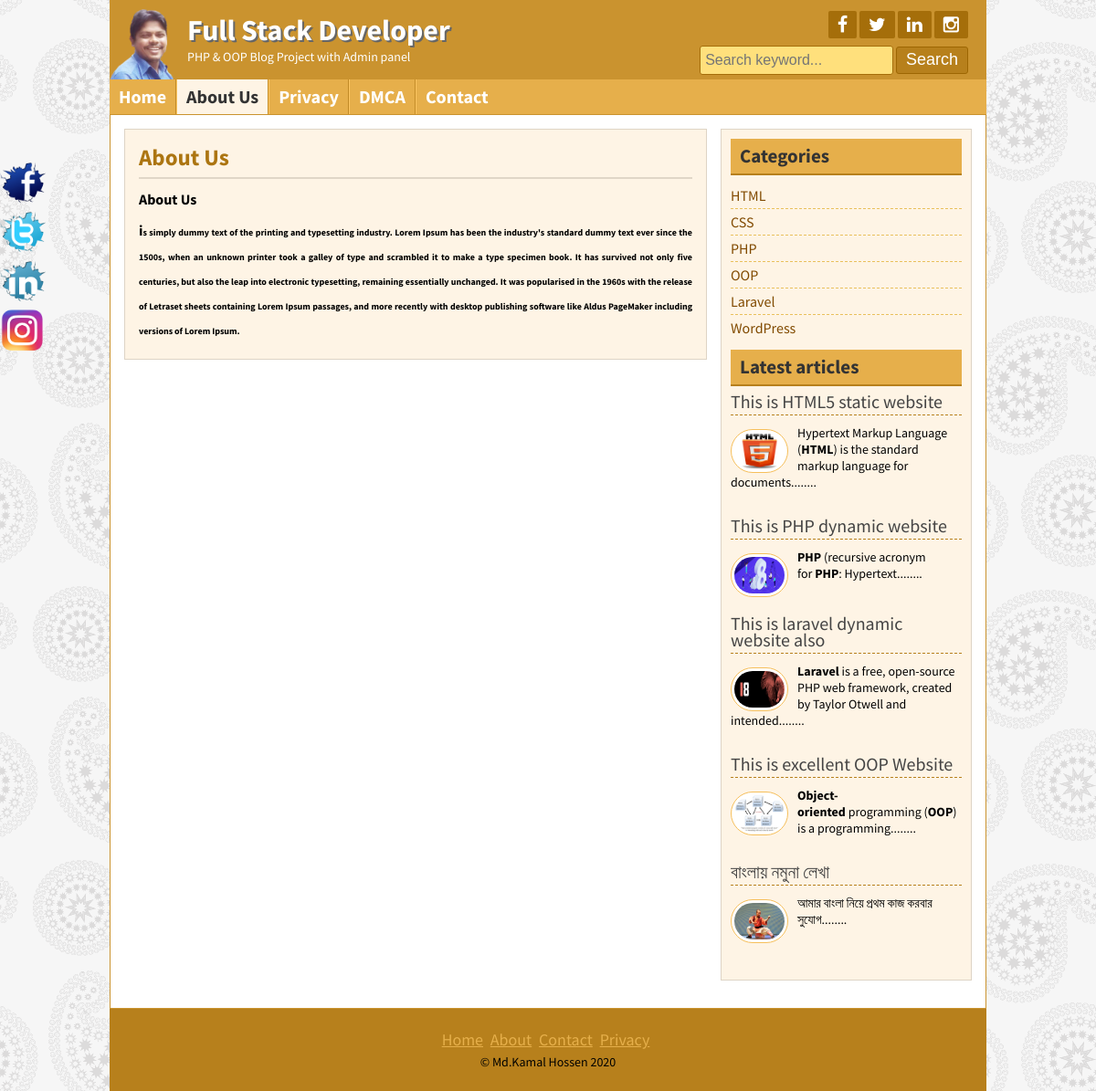
Page /page.php?pageid=1 on the committed database.
### tables this page shows
CREATE TABLE `title_slogan` (
  `id` int(11) NOT NULL,
  `title` varchar(255) NOT NULL,
  `slogan` varchar(255) NOT NULL,
  `logo` varchar(255) NOT NULL
);

CREATE TABLE `social` (
  `id` int(11) NOT NULL,
  `fb` varchar(255) NOT NULL,
  `tw` varchar(255) NOT NULL,
  `ln` varchar(255) NOT NULL,
  `ins` varchar(255) NOT NULL
);

CREATE TABLE `page` (
  `id` int(11) NOT NULL,
  `name` varchar(255) NOT NULL,
  `body` text NOT NULL
);

CREATE TABLE `tbl_category` (
  `id` int(11) NOT NULL,
  `name` varchar(50) NOT NULL
);

CREATE TABLE `tbl_post` (
  `id` int(11) NOT NULL,
  `cat` int(11) NOT NULL,
  `title` varchar(255) NOT NULL,
  `body` text NOT NULL,
  `image` varchar(255) NOT NULL,
  `author` varchar(50) NOT NULL,
  `tags` varchar(255) NOT NULL,
  `date` timestamp NOT NULL DEFAULT current_timestamp(),
  `userid` int(11) NOT NULL
);

CREATE TABLE `footer` (
  `id` int(11) NOT NULL,
  `copyright` varchar(255) NOT NULL
);

### lib/Database.php (called while the page is built, shortened)
<?php
Class Database{
	public $host   = DB_HOST;
	public $user   = DB_USER;
	public $pass   = DB_PASS;
	public $dbname = DB_NAME;
	public $link;
    private function connectDB(){
        $this->link = new mysqli($this->host, $this->user, $this->pass, $this->dbname);
    }
	public function select($query){
		$result = $this->link->query($query) or die($this->link->error.__LINE__);
		if($result->num_rows > 0){
			return $result;
		} else {
			return false;
		}
	}
}

### helpers/formate.php (called while the page is built, shortened)
<?php
class Formate
{
	public function shortText($text, $limit = 400){
        $text = $text. "";
        $text = substr($text, 0, $limit);
        $text = substr($text, 0, strripos($text, ' '));
        $text = $text."........";
        return $text;
    }
}

### page.php (the view)
<?php
include('inc/header.php');
$pageid = mysqli_real_escape_string($db->link, $_GET['pageid']);
if (!isset($pageid) || $pageid == NULL){
    header("Location: 404.php");
}else{
    $id = $pageid;
}
    $pagequery = "SELECT * FROM page WHERE id='$id'";
    $pagedetails = $db->select($pagequery);
    if ($pagedetails){
        while ($result = $pagedetails->fetch_assoc()){
    ?>
	<div class="contentsection contemplete clear">
		<div class="maincontent clear">
			<div class="about">
				<h2><?php echo $result['name']; ?></h2>
				<p><?php echo $result['body']; ?></p>
	        </div>
		</div>
    <?php } }else{ header("Location: 404.php");}?>
<?php
include('inc/sidebar.php');
?>
<?php
include('inc/footer.php');
?>

### inc/header.php (shortened to what this page needs)
<?php
include ('lib/Database.php');
include ('helpers/formate.php');
$db = new Database();
$fn = new Formate();
?>
<!DOCTYPE html>
<html>
<head>
    <?php
     include('scripts/css.php');
     ?>
</head>
<body>
<div class="headersection templete clear">
    <a href="index.php">
        <div class="logo">
             <?php
                $query = "SELECT * FROM title_slogan WHERE id='1'";
                $blog_title = $db->select($query);
                if ($blog_title){
                while ($result = $blog_title->fetch_assoc()){
                ?>
            <img src="admin/<?php echo $result['logo'] ?>" alt="Logo"/>
            <h2><?php echo $result['title']; ?></h2>
            <p><?php echo $result['slogan'] ?></p>
        <?php } } ?>
        </div>
    </a>
    <div class="social clear">
        <div class="icon clear">
            <?php
                $query = "SELECT * FROM social WHERE id='1'";
                $social = $db->select($query);
                if ($social){
                while ($result = $social->fetch_assoc()){
            ?>
            <a href="<?php echo $result['fb']; ?>" target="_blank"><i class="fa fa-facebook"></i></a>
            <a href="<?php echo $result['tw']; ?>" target="_blank"><i class="fa fa-twitter"></i></a>
            <a href="<?php echo $result['ln']; ?>" target="_blank"><i class="fa fa-linkedin"></i></a>
            <a href="<?php echo $result['ins']; ?>" target="_blank"><i class="fa fa-instagram"></i></a>
            <?php } }?>
        </div>
        <div class="searchbtn clear">
            <form action="search.php" method="get">
                <input type="text" name="search" placeholder="Search keyword..."/>
                <input type="submit" name="submit" value="Search"/>
            </form>
        </div>
    </div>
</div>
<div class="navsection templete">
    <?php
        $path = $_SERVER['SCRIPT_FILENAME'];
        $currentpage = basename($path, '.php');
    ?>
    <ul>
        <li>
            <a <?php if ($currentpage == 'index'){echo "id='active'";} ?> href="index.php">Home</a>
        </li>
        <?php
            $query = "SELECT * FROM page";
            $page = $db->select($query);
            if ($page) {
            while ($result = $page->fetch_assoc()) {
        ?>
        <li>
            <a
            <?php
            if (isset($_GET['pageid']) && $_GET['pageid'] == $result['id']){
                echo "id='active'";
            }
            ?>
            href="page.php?pageid=<?php echo $result['id']; ?>"><?php echo $result['name']; ?></a>
        </li>
            <?php  }}?>
        <li>
            <a <?php if ($currentpage == 'contact'){echo "id='active'";} ?> href="contact.php">Contact</a>
        </li>
    </ul>
</div>

### inc/sidebar.php
<div class="sidebar clear">
    <div class="samesidebar clear">
        <h2>Categories</h2>
        <ul>
            <?php
            $side = "select * from tbl_category";
            $sidebar = $db->select($side);
            if ($sidebar){
                while ($result = $sidebar->fetch_assoc()){
            ?>
            <li><a href="posts.php?category=<?php echo $result['id'];?>">
                    <?php
                    echo $result['name'];
                    ?>
                </a></li>
            <?php
            }  } else{?>
            <li>No Category Created</li>
                <?php } ?>
        </ul>
    </div>
    <div class="samesidebar clear">
        <h2>Latest articles</h2>
        <?php
        $query = "select * from tbl_post limit 5";
        $post = $db->select($query);
        if ($post){
            while ($result = $post->fetch_assoc()){
        ?>
        <div class="popular clear">
            <h3><a href="post.php?id=<?php echo $result['id']; ?>"><?php echo $result['title']; ?></a></h3>
            <a href="post.php?id=<?php echo $result['id']; ?>"><img src="admin/<?php echo $result['image']; ?>" alt="post image"/></a>
           <?php echo $fn->shortText($result['body'], 120); ?>
        </div>
        <?php } } else{
            header("Location:404.php");
        } ?>
    </div>
</div>

### inc/footer.php (shortened to what this page needs)
</div>
<div class="footersection templete clear">
    <div class="footermenu clear">
        <ul>
            <li><a href="#">Home</a></li>
            <li><a href="#">About</a></li>
            <li><a href="#">Contact</a></li>
            <li><a href="#">Privacy</a></li>
        </ul>
    </div>
     <?php
        $query = "SELECT * FROM footer WHERE id='1'";
        $copyright = $db->select($query);
        if ($copyright){
        while ($result = $copyright->fetch_assoc()){
        ?>
        <p>&copy; <?php echo $result['copyright']; echo date(' Y');?></p>
        <?php }} ?>
    </div>
<div class="fixedicon clear">
   <?php
        $query = "SELECT * FROM social WHERE id='1'";
        $social = $db->select($query);
        if ($social){
        while ($result = $social->fetch_assoc()){
    ?>
    <a href="<?php echo $result['fb']; ?>" target="_blank"><img src="images/fb.png" alt="Facebook"/></a>
    <a href="<?php echo $result['tw']; ?>" target="_blank"><img src="images/tw.png" alt="Twitter"/></a>
    <a href="<?php echo $result['ln']; ?>" target="_blank"><img src="images/in.png" alt="LinkedIn"/></a>
    <a href="<?php echo $result['ins']; ?>" target="_blank"><img src="images/gl.png" alt="instagram"/></a>
    <?php } } ?>
</div>
</body>
</html>

### style.css (style rules this page uses)
* { margin:0;padding:0;outline:0 }
body { font-family: 'Source Sans Pro', sans-serif;font-size:14px;line-height:18px;color:#000;background:url(images/bg.png)repeat fixed 0 0 #fff; }
.templete { width:960px;margin:0 auto; }
.contemplete { margin: 0 auto; width: 928px; }
.clear { overflow:hidden; }
input[type="text"], input[type="email"] { border: 1px solid #cfc5b6; border-radius: 3px; margin-bottom: 5px; padding: 5px; width: 300px; }
input[type="submit"] { background: #b7801c none repeat scroll 0 0; border: 1px solid #e6af4b; color: #fff; cursor: pointer; font-size: 20px; padding: 1px 10px; }
.headersection { background: #ca932f none repeat scroll 0 0; color: #fff; }
.logo { float: left; width: 580px; }
.logo img { float: left; margin-right: 15px; padding-top: 10px; width: 70px; }
.logo h2 { color: #fff; font-size: 32px; margin-bottom: 11px; margin-top: 24px; text-shadow: 2px 2px 0 #666; }
.logo p { color:#fff; }
.social { float: right; margin-right: 20px; margin-top: 12px; text-align: right; width: 360px; }
.icon { float: right; }
.icon a { background: #a56e0a none repeat scroll 0 0; border-radius: 2px; color: #fff; display: block; float: left; font-size: 20px; margin-left: 3px; padding: 5px 10px; }
.searchbtn { float: right; margin-top: 8px; }
.searchbtn input[type="text"] { border: 1px solid #A56E0A; width: 200px; background: #FFE07C; font-size: 16px; height: 20px; }
.searchbtn input[type="submit"] { border: 1px solid #9d6602; border-radius: 3px; font-size: 18px; height: 30px; padding-left: 10px; padding-right: 10px; padding-top: 0; cursor: pointer; }
.navsection { background: none repeat scroll 0 0 #e6af4b; min-height: 38px; }
.navsection ul { margin:0;padding:0;list-style:none; }
.navsection ul li { border-left: 1px solid #fdc662; border-right: 1px solid #c18a26; display: block; float: left; position:relative; }
.navsection ul li:first-child { border-left: 0px solid #fdc662; }
.navsection ul li:last-child { border-right: 0px solid #c18a26; }
.navsection ul li a { color: #fff; display: block; font-size: 20px; font-weight: bold; padding: 10px; text-decoration: none; }
.navsection ul li a:hover, #active { background:#FEF4E5;color:#333; }
.contentsection { background: #ffffff none repeat scroll 0 0; border: 1px solid #ca932f; padding: 15px; }
.maincontent { background: #fef4e5 none repeat scroll 0 0; border: 1px solid #ded4c5; float: left; margin: 0 15px 15px 0; padding: 8px 15px; width: 606px; }
.about { font-size: 16px; line-height: 24px; text-align: justify; }
.about p { font-size: 16px; line-height: 24px; margin-bottom: 10px; text-align: justify; }
.samepost h2, .about h2 { border-bottom: 2px solid #e0d6c7; color: #ac7511; font-size: 25px; margin-bottom: 4px; padding: 10px 10px 10px 0; }
.sidebar { background: #fef4e5 none repeat scroll 0 0; border: 1px solid #ded4c5; float: right; margin-bottom: 15px; margin-top: 0; padding: 10px; width: 253px; }
.samesidebar { margin-bottom: 10px; }
.samesidebar h2 { background: #e6af4b none repeat scroll 0 0; border-bottom: 2px solid #b7801c; color: #333; margin-bottom: 8px; padding: 10px; }
.samesidebar ul { padding:0;margin:0;list-style:none; }
.samesidebar ul li { border-bottom: 1px dashed #e9c05c; font-size: 16px; padding: 5px 8px 5px 0; }
.samesidebar ul li:last-child { border-bottom: 0px dashed #e9c05c; }
.samesidebar ul li a { color: #814a00; text-decoration: none; }
.samesidebar p { margin-bottom: 10px; }
.popular { margin-bottom: 20px; }
.popular h3 { border-bottom: 1px dashed #b7801c; font-size: 20px; font-weight: normal; margin-bottom: 10px; padding-bottom: 5px; }
.popular h3 a { text-decoration:none;color:#444 }
.popular img { background: #fff none repeat scroll 0 0; border: 1px solid #f6bf5b; border-radius: 30px; float: left; height: 40px; margin-right: 10px; margin-top: 5px; padding: 3px; width: 55px; }
.footersection { height:90px;background:#B7801C;text-align:center }
.footermenu { margin-top: 25px; margin-bottom: 5px; }
.footermenu ul { padding:0;margin:0;list-style:none;text-align:center; }
.footermenu ul li { display:inline-block; }
.footermenu ul li a { color: #E6AF4B; font-size: 18px; margin-right: 5px; }
.fixedicon { left: 0; position: fixed; top: 175px; width: 60px; }
.fixedicon img { width: 50px; }

### rows in the picture
title_slogan: logo (picture), title "Full Stack Developer", slogan "PHP & OOP Blog Project with Admin panel"
page: name "About Us", body "About Us i s simply dummy text of the printing and typesetting industry. Lorem Ipsum has been the industry's standard dummy text ever since the 1500s, when an unknown printer took a galley of type and scrambled it to make a type specimen book. It has survived not only five centuries, but also the leap into electronic typesetting, remaining essentially unchanged. It was popularised in the 1960s with the release of Letraset sheets containing Lorem Ipsum passages, and more recently with desktop publishing software like Aldus PageMaker including versions of Lorem Ipsum."
page: name "Privacy"
page: name "DMCA"
tbl_category: name "HTML"
tbl_category: name "CSS"
tbl_category: name "PHP"
tbl_category: name "OOP"
tbl_category: name "Laravel"
tbl_category: name "WordPress"
tbl_post: title "This is HTML5 static website", image (picture), body "Hypertext Markup Language ( HTML ) is the standard markup language for documents........"
tbl_post: title "This is PHP dynamic website", image (picture), body "PHP (recursive acronym for PHP : Hypertext........"
tbl_post: title "This is laravel dynamic website also", image (picture), body "Laravel is a free, open-source PHP web framework, created by Taylor Otwell and intended........"
tbl_post: title "This is excellent OOP Website", image (picture), body "Object-oriented programming ( OOP ) is a programming........"
tbl_post: title "বাংলায় নমুনা লেখা", image (picture), body "আমার বাংলা নিয়ে প্রথম কাজ করবার সুযোগ........"
footer: copyright "Md.Kamal Hossen"
